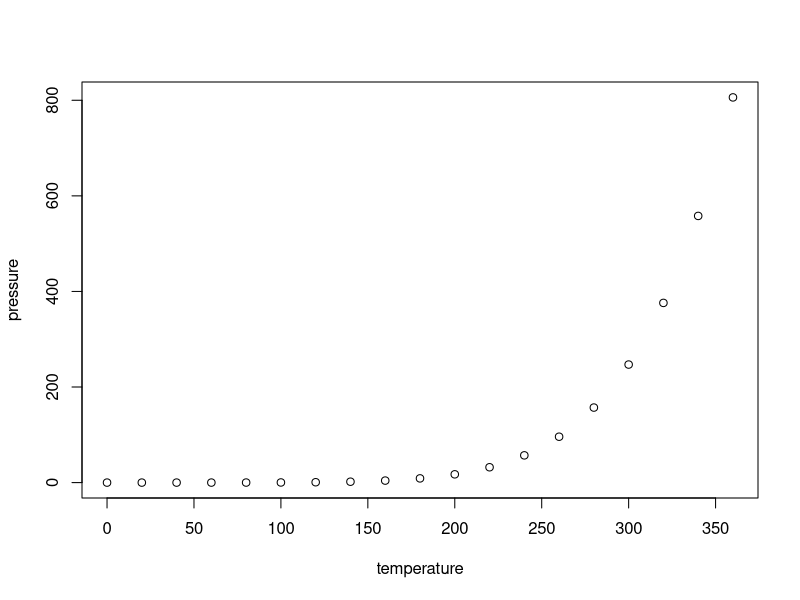
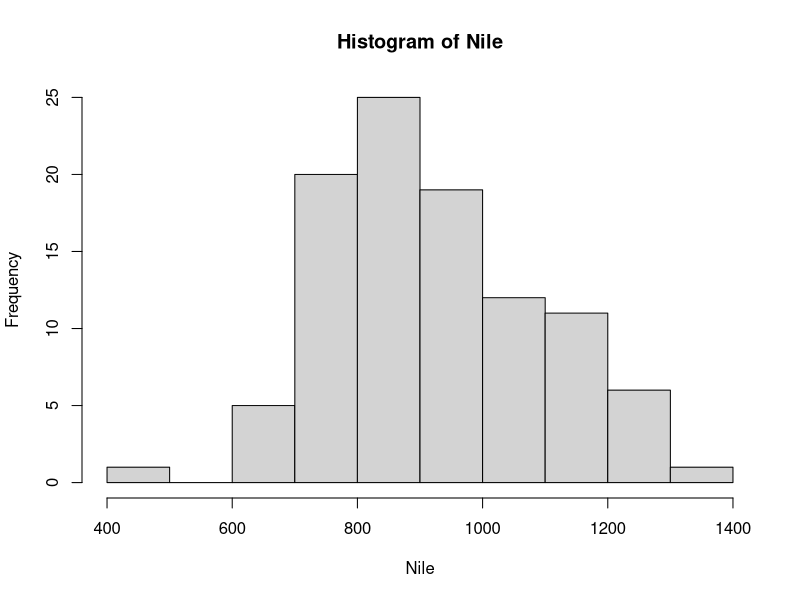

Recreate these plots in R, in order. (Note: this script raises an error after producing the figures.)
## ---- chunk 1
knitr::opts_chunk$set(echo = TRUE)
## ---- chunk 2
summary(cars)
## ---- chunk 3
plot(pressure)
## ---- chunk 4
hist(Nile)
## ---- chunk 5
     knitr::include_graphics('Lecture0_3.png') 
## ---- chunk 6
     knitr::include_graphics('Lecture0_fruits.png') 
## ---- chunk 7
plot(pressure,main="Pressure")
hist(Nile)
## ---- chunk 8
knitr::kable(
  mtcars[1:6, 1:6], caption = 'A subset of mtcars:'
)
